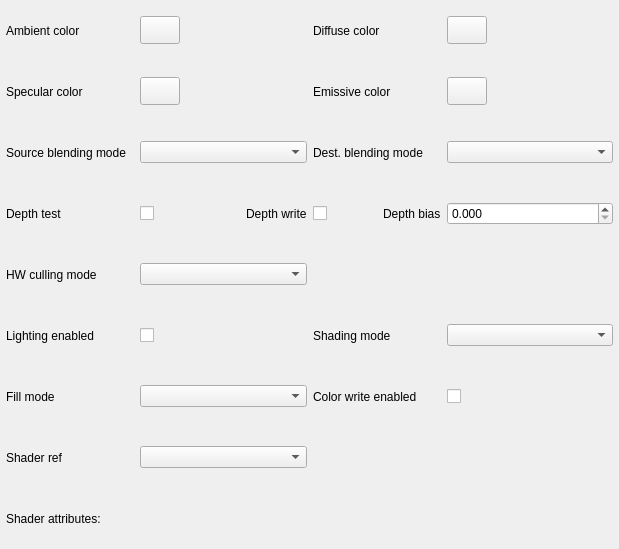
<?xml version="1.0" encoding="UTF-8"?>
<ui version="4.0">
 <class>OgreMaterialEditorPassTab</class>
 <widget class="QWidget" name="OgreMaterialEditorPassTab">
  <property name="geometry">
   <rect>
    <x>0</x>
    <y>0</y>
    <width>619</width>
    <height>549</height>
   </rect>
  </property>
  <property name="minimumSize">
   <size>
    <width>450</width>
    <height>300</height>
   </size>
  </property>
  <layout class="QVBoxLayout" name="verticalLayout_2">
   <property name="spacing">
    <number>0</number>
   </property>
   <property name="margin">
    <number>0</number>
   </property>
   <item>
    <layout class="QGridLayout" name="gridLayout">
     <property name="leftMargin">
      <number>6</number>
     </property>
     <property name="rightMargin">
      <number>6</number>
     </property>
     <property name="bottomMargin">
      <number>0</number>
     </property>
     <property name="horizontalSpacing">
      <number>6</number>
     </property>
     <property name="verticalSpacing">
      <number>0</number>
     </property>
     <item row="0" column="0">
      <widget class="QLabel" name="ambientLabel">
       <property name="sizePolicy">
        <sizepolicy hsizetype="Fixed" vsizetype="MinimumExpanding">
         <horstretch>0</horstretch>
         <verstretch>0</verstretch>
        </sizepolicy>
       </property>
       <property name="minimumSize">
        <size>
         <width>0</width>
         <height>32</height>
        </size>
       </property>
       <property name="text">
        <string>Ambient color</string>
       </property>
      </widget>
     </item>
     <item row="3" column="0">
      <widget class="QLabel" name="label_5">
       <property name="sizePolicy">
        <sizepolicy hsizetype="Fixed" vsizetype="MinimumExpanding">
         <horstretch>0</horstretch>
         <verstretch>0</verstretch>
        </sizepolicy>
       </property>
       <property name="minimumSize">
        <size>
         <width>0</width>
         <height>32</height>
        </size>
       </property>
       <property name="text">
        <string>Source blending mode</string>
       </property>
      </widget>
     </item>
     <item row="6" column="0">
      <widget class="QLabel" name="label_9">
       <property name="sizePolicy">
        <sizepolicy hsizetype="Fixed" vsizetype="MinimumExpanding">
         <horstretch>0</horstretch>
         <verstretch>0</verstretch>
        </sizepolicy>
       </property>
       <property name="minimumSize">
        <size>
         <width>128</width>
         <height>32</height>
        </size>
       </property>
       <property name="text">
        <string>HW culling mode</string>
       </property>
      </widget>
     </item>
     <item row="7" column="0">
      <widget class="QLabel" name="label_10">
       <property name="sizePolicy">
        <sizepolicy hsizetype="Fixed" vsizetype="MinimumExpanding">
         <horstretch>0</horstretch>
         <verstretch>0</verstretch>
        </sizepolicy>
       </property>
       <property name="minimumSize">
        <size>
         <width>128</width>
         <height>32</height>
        </size>
       </property>
       <property name="text">
        <string>Lighting enabled</string>
       </property>
      </widget>
     </item>
     <item row="8" column="0">
      <widget class="QLabel" name="label_12">
       <property name="sizePolicy">
        <sizepolicy hsizetype="Fixed" vsizetype="MinimumExpanding">
         <horstretch>0</horstretch>
         <verstretch>0</verstretch>
        </sizepolicy>
       </property>
       <property name="minimumSize">
        <size>
         <width>128</width>
         <height>32</height>
        </size>
       </property>
       <property name="text">
        <string>Fill mode</string>
       </property>
      </widget>
     </item>
     <item row="9" column="0">
      <widget class="QLabel" name="label_14">
       <property name="sizePolicy">
        <sizepolicy hsizetype="Fixed" vsizetype="MinimumExpanding">
         <horstretch>0</horstretch>
         <verstretch>0</verstretch>
        </sizepolicy>
       </property>
       <property name="minimumSize">
        <size>
         <width>128</width>
         <height>32</height>
        </size>
       </property>
       <property name="text">
        <string>Shader ref</string>
       </property>
      </widget>
     </item>
     <item row="0" column="1">
      <widget class="QPushButton" name="ambientColor">
       <property name="sizePolicy">
        <sizepolicy hsizetype="Fixed" vsizetype="Fixed">
         <horstretch>0</horstretch>
         <verstretch>0</verstretch>
        </sizepolicy>
       </property>
       <property name="minimumSize">
        <size>
         <width>28</width>
         <height>28</height>
        </size>
       </property>
       <property name="text">
        <string/>
       </property>
       <property name="iconSize">
        <size>
         <width>28</width>
         <height>28</height>
        </size>
       </property>
      </widget>
     </item>
     <item row="2" column="1">
      <widget class="QPushButton" name="specularColor">
       <property name="sizePolicy">
        <sizepolicy hsizetype="Fixed" vsizetype="Fixed">
         <horstretch>0</horstretch>
         <verstretch>0</verstretch>
        </sizepolicy>
       </property>
       <property name="minimumSize">
        <size>
         <width>28</width>
         <height>28</height>
        </size>
       </property>
       <property name="text">
        <string/>
       </property>
       <property name="iconSize">
        <size>
         <width>28</width>
         <height>28</height>
        </size>
       </property>
      </widget>
     </item>
     <item row="2" column="0">
      <widget class="QLabel" name="specularLabel">
       <property name="sizePolicy">
        <sizepolicy hsizetype="Fixed" vsizetype="MinimumExpanding">
         <horstretch>0</horstretch>
         <verstretch>0</verstretch>
        </sizepolicy>
       </property>
       <property name="minimumSize">
        <size>
         <width>128</width>
         <height>32</height>
        </size>
       </property>
       <property name="text">
        <string>Specular color</string>
       </property>
      </widget>
     </item>
     <item row="0" column="3">
      <widget class="QLabel" name="diffuseLabel">
       <property name="sizePolicy">
        <sizepolicy hsizetype="Fixed" vsizetype="MinimumExpanding">
         <horstretch>0</horstretch>
         <verstretch>0</verstretch>
        </sizepolicy>
       </property>
       <property name="minimumSize">
        <size>
         <width>128</width>
         <height>32</height>
        </size>
       </property>
       <property name="text">
        <string>Diffuse color</string>
       </property>
      </widget>
     </item>
     <item row="0" column="4">
      <widget class="QPushButton" name="diffuseColor">
       <property name="sizePolicy">
        <sizepolicy hsizetype="Fixed" vsizetype="Fixed">
         <horstretch>0</horstretch>
         <verstretch>0</verstretch>
        </sizepolicy>
       </property>
       <property name="minimumSize">
        <size>
         <width>28</width>
         <height>28</height>
        </size>
       </property>
       <property name="text">
        <string/>
       </property>
       <property name="iconSize">
        <size>
         <width>28</width>
         <height>28</height>
        </size>
       </property>
      </widget>
     </item>
     <item row="2" column="3">
      <widget class="QLabel" name="emissiveLabel">
       <property name="sizePolicy">
        <sizepolicy hsizetype="Minimum" vsizetype="MinimumExpanding">
         <horstretch>0</horstretch>
         <verstretch>0</verstretch>
        </sizepolicy>
       </property>
       <property name="minimumSize">
        <size>
         <width>128</width>
         <height>32</height>
        </size>
       </property>
       <property name="text">
        <string>Emissive color</string>
       </property>
      </widget>
     </item>
     <item row="2" column="4">
      <widget class="QPushButton" name="emissiveColor">
       <property name="sizePolicy">
        <sizepolicy hsizetype="Fixed" vsizetype="Fixed">
         <horstretch>0</horstretch>
         <verstretch>0</verstretch>
        </sizepolicy>
       </property>
       <property name="minimumSize">
        <size>
         <width>28</width>
         <height>28</height>
        </size>
       </property>
       <property name="text">
        <string/>
       </property>
       <property name="iconSize">
        <size>
         <width>28</width>
         <height>28</height>
        </size>
       </property>
      </widget>
     </item>
     <item row="3" column="1">
      <widget class="QComboBox" name="srcBlendComboBox">
       <property name="sizePolicy">
        <sizepolicy hsizetype="MinimumExpanding" vsizetype="Fixed">
         <horstretch>0</horstretch>
         <verstretch>0</verstretch>
        </sizepolicy>
       </property>
      </widget>
     </item>
     <item row="3" column="3">
      <widget class="QLabel" name="label_6">
       <property name="sizePolicy">
        <sizepolicy hsizetype="Minimum" vsizetype="MinimumExpanding">
         <horstretch>0</horstretch>
         <verstretch>0</verstretch>
        </sizepolicy>
       </property>
       <property name="minimumSize">
        <size>
         <width>0</width>
         <height>32</height>
        </size>
       </property>
       <property name="text">
        <string>Dest. blending mode</string>
       </property>
      </widget>
     </item>
     <item row="3" column="4">
      <widget class="QComboBox" name="dstBlendComboBox">
       <property name="sizePolicy">
        <sizepolicy hsizetype="MinimumExpanding" vsizetype="Fixed">
         <horstretch>0</horstretch>
         <verstretch>0</verstretch>
        </sizepolicy>
       </property>
      </widget>
     </item>
     <item row="6" column="1">
      <widget class="QComboBox" name="cullingComboBox"/>
     </item>
     <item row="7" column="1">
      <widget class="QCheckBox" name="lightingCheckBox">
       <property name="text">
        <string/>
       </property>
      </widget>
     </item>
     <item row="8" column="1">
      <widget class="QComboBox" name="fillComboBox"/>
     </item>
     <item row="9" column="1">
      <widget class="QComboBox" name="shaderComboBox"/>
     </item>
     <item row="7" column="3">
      <widget class="QLabel" name="label_11">
       <property name="sizePolicy">
        <sizepolicy hsizetype="Fixed" vsizetype="MinimumExpanding">
         <horstretch>0</horstretch>
         <verstretch>0</verstretch>
        </sizepolicy>
       </property>
       <property name="minimumSize">
        <size>
         <width>128</width>
         <height>32</height>
        </size>
       </property>
       <property name="text">
        <string>Shading mode</string>
       </property>
      </widget>
     </item>
     <item row="7" column="4">
      <widget class="QComboBox" name="shadingComboBox"/>
     </item>
     <item row="8" column="3">
      <widget class="QLabel" name="label_13">
       <property name="sizePolicy">
        <sizepolicy hsizetype="Fixed" vsizetype="MinimumExpanding">
         <horstretch>0</horstretch>
         <verstretch>0</verstretch>
        </sizepolicy>
       </property>
       <property name="minimumSize">
        <size>
         <width>128</width>
         <height>32</height>
        </size>
       </property>
       <property name="text">
        <string>Color write enabled</string>
       </property>
      </widget>
     </item>
     <item row="8" column="4">
      <widget class="QCheckBox" name="colorWriteCheckBox">
       <property name="text">
        <string/>
       </property>
      </widget>
     </item>
     <item row="4" column="0">
      <layout class="QHBoxLayout" name="horizontalLayout">
       <item>
        <widget class="QLabel" name="label_7">
         <property name="sizePolicy">
          <sizepolicy hsizetype="Fixed" vsizetype="MinimumExpanding">
           <horstretch>0</horstretch>
           <verstretch>0</verstretch>
          </sizepolicy>
         </property>
         <property name="minimumSize">
          <size>
           <width>128</width>
           <height>32</height>
          </size>
         </property>
         <property name="text">
          <string>Depth test</string>
         </property>
        </widget>
       </item>
      </layout>
     </item>
     <item row="4" column="1">
      <layout class="QHBoxLayout" name="horizontalLayout_2">
       <item>
        <widget class="QCheckBox" name="depthTestCheckBox">
         <property name="text">
          <string/>
         </property>
        </widget>
       </item>
       <item>
        <widget class="QLabel" name="label_8">
         <property name="sizePolicy">
          <sizepolicy hsizetype="Fixed" vsizetype="MinimumExpanding">
           <horstretch>0</horstretch>
           <verstretch>0</verstretch>
          </sizepolicy>
         </property>
         <property name="minimumSize">
          <size>
           <width>0</width>
           <height>32</height>
          </size>
         </property>
         <property name="text">
          <string>Depth write</string>
         </property>
        </widget>
       </item>
      </layout>
     </item>
     <item row="4" column="4">
      <widget class="QDoubleSpinBox" name="depthBiasSpinBox">
       <property name="decimals">
        <number>3</number>
       </property>
       <property name="maximum">
        <double>1.000000000000000</double>
       </property>
       <property name="singleStep">
        <double>0.001000000000000</double>
       </property>
      </widget>
     </item>
     <item row="4" column="3">
      <layout class="QHBoxLayout" name="horizontalLayout_3">
       <item>
        <widget class="QCheckBox" name="depthWriteCheckBox">
         <property name="text">
          <string/>
         </property>
        </widget>
       </item>
       <item>
        <widget class="QLabel" name="label_15">
         <property name="sizePolicy">
          <sizepolicy hsizetype="Fixed" vsizetype="MinimumExpanding">
           <horstretch>0</horstretch>
           <verstretch>0</verstretch>
          </sizepolicy>
         </property>
         <property name="minimumSize">
          <size>
           <width>0</width>
           <height>32</height>
          </size>
         </property>
         <property name="text">
          <string>Depth bias</string>
         </property>
        </widget>
       </item>
      </layout>
     </item>
     <item row="10" column="0">
      <widget class="QLabel" name="shaderAttributesLabel">
       <property name="sizePolicy">
        <sizepolicy hsizetype="Fixed" vsizetype="MinimumExpanding">
         <horstretch>0</horstretch>
         <verstretch>0</verstretch>
        </sizepolicy>
       </property>
       <property name="text">
        <string>Shader attributes:</string>
       </property>
      </widget>
     </item>
    </layout>
   </item>
  </layout>
 </widget>
 <resources/>
 <connections/>
</ui>
